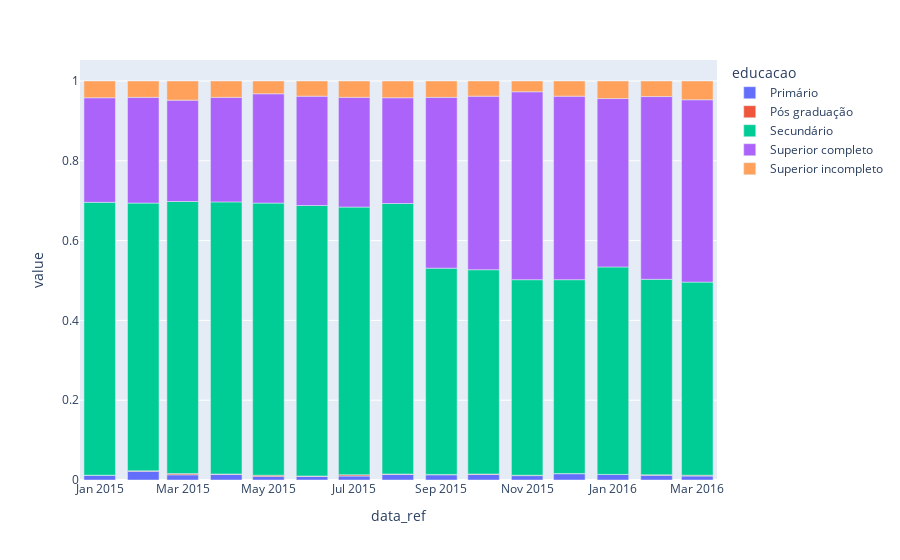

The code cell stored with this chart in its notebook:
### Code cell
px.bar(y)

### Figure 1 — Plotly figure (JSON) as saved in the notebook; plotly's stock layout.template omitted (floating-point values rounded to 4 significant figures)
{"data": [{"alignmentgroup": "True", "hovertemplate": "educacao=Primário<br>data_ref=%{x}<br>value=%{y}<extra></extra>", "legendgroup": "Primário", "marker": {"color": "#636efa", "pattern": {"shape": ""}}, "name": "Primário", "offsetgroup": "Primário", "orientation": "v", "showlegend": true, "textposition": "auto", "type": "bar", "x": ["2015-01-01", "2015-02-01", "2015-03-01", "2015-04-01", "2015-05-01", "2015-06-01", "2015-07-01", "2015-08-01", "2015-09-01", "2015-10-01", "2015-11-01", "2015-12-01", "2016-01-01", "2016-02-01", "2016-03-01"], "xaxis": "x", "y": [0.012, 0.022, 0.013, 0.014, 0.009, 0.009, 0.01, 0.014, 0.013, 0.014, 0.011, 0.016, 0.014, 0.012, 0.01], "yaxis": "y"}, {"alignmentgroup": "True", "hovertemplate": "educacao=Pós graduação<br>data_ref=%{x}<br>value=%{y}<extra></extra>", "legendgroup": "Pós graduação", "marker": {"color": "#EF553B", "pattern": {"shape": ""}}, "name": "Pós graduação", "offsetgroup": "Pós graduação", "orientation": "v", "showlegend": true, "textposition": "auto", "type": "bar", "x": ["2015-01-01", "2015-02-01", "2015-03-01", "2015-04-01", "2015-05-01", "2015-06-01", "2015-07-01", "2015-08-01", "2015-09-01", "2015-10-01", "2015-11-01", "2015-12-01", "2016-01-01", "2016-02-01", "2016-03-01"], "xaxis": "x", "y": [0, 0.001, 0.003, 0.001, 0.003, 0.001, 0.003, 0.001, 0.001, 0.001, 0.001, 0, 0, 0.001, 0.002], "yaxis": "y"}, {"alignmentgroup": "True", "hovertemplate": "educacao=Secundário<br>data_ref=%{x}<br>value=%{y}<extra></extra>", "legendgroup": "Secundário", "marker": {"color": "#00cc96", "pattern": {"shape": ""}}, "name": "Secundário", "offsetgroup": "Secundário", "orientation": "v", "showlegend": true, "textposition": "auto", "type": "bar", "x": ["2015-01-01", "2015-02-01", "2015-03-01", "2015-04-01", "2015-05-01", "2015-06-01", "2015-07-01", "2015-08-01", "2015-09-01", "2015-10-01", "2015-11-01", "2015-12-01", "2016-01-01", "2016-02-01", "2016-03-01"], "xaxis": "x", "y": [0.684, 0.671, 0.682, 0.682, 0.682, 0.678, 0.671, 0.678, 0.517, 0.512, 0.49, 0.486, 0.52, 0.49, 0.484], "yaxis": "y"}, {"alignmentgroup": "True", "hovertemplate": "educacao=Superior completo<br>data_ref=%{x}<br>value=%{y}<extra></extra>", "legendgroup": "Superior completo", "marker": {"color": "#ab63fa", "pattern": {"shape": ""}}, "name": "Superior completo", "offsetgroup": "Superior completo", "orientation": "v", "showlegend": true, "textposition": "auto", "type": "bar", "x": ["2015-01-01", "2015-02-01", "2015-03-01", "2015-04-01", "2015-05-01", "2015-06-01", "2015-07-01", "2015-08-01", "2015-09-01", "2015-10-01", "2015-11-01", "2015-12-01", "2016-01-01", "2016-02-01", "2016-03-01"], "xaxis": "x", "y": [0.262, 0.265, 0.254, 0.262, 0.274, 0.274, 0.275, 0.265, 0.428, 0.435, 0.471, 0.46, 0.422, 0.458, 0.457], "yaxis": "y"}, {"alignmentgroup": "True", "hovertemplate": "educacao=Superior incompleto<br>data_ref=%{x}<br>value=%{y}<extra></extra>", "legendgroup": "Superior incompleto", "marker": {"color": "#FFA15A", "pattern": {"shape": ""}}, "name": "Superior incompleto", "offsetgroup": "Superior incompleto", "orientation": "v", "showlegend": true, "textposition": "auto", "type": "bar", "x": ["2015-01-01", "2015-02-01", "2015-03-01", "2015-04-01", "2015-05-01", "2015-06-01", "2015-07-01", "2015-08-01", "2015-09-01", "2015-10-01", "2015-11-01", "2015-12-01", "2016-01-01", "2016-02-01", "2016-03-01"], "xaxis": "x", "y": [0.042, 0.041, 0.048, 0.041, 0.032, 0.038, 0.041, 0.042, 0.041, 0.038, 0.027, 0.038, 0.044, 0.039, 0.047], "yaxis": "y"}], "layout": {"barmode": "relative", "legend": {"title": {"text": "educacao"}, "tracegroupgap": 0}, "margin": {"t": 60}, "xaxis": {"anchor": "y", "domain": [0, 1], "title": {"text": "data_ref"}}, "yaxis": {"anchor": "x", "domain": [0, 1], "title": {"text": "value"}}}}
